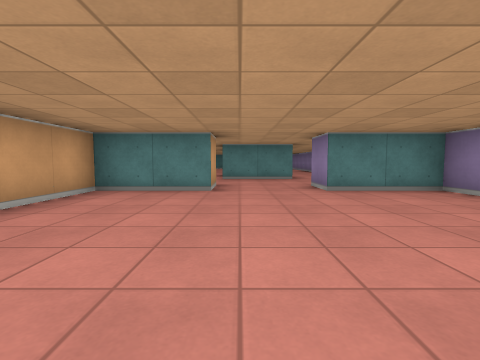
[1] (above)

15 first-person views from a walk through a cub3D level. The camera is about half as high as the walls, tilts 4° down and sees 85° across. The floor is counted in squares. Each view is taken from the middle of a square. On the plan, view 1 faces up. The plan holds only what a view shows up to about 9 squares ahead; the rest is blank.

[2]
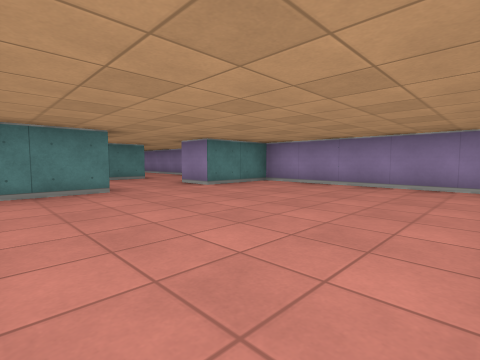

[3]
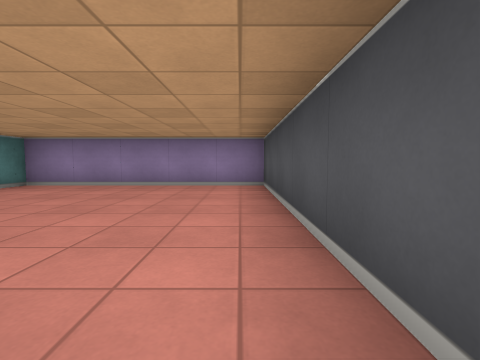

[4]
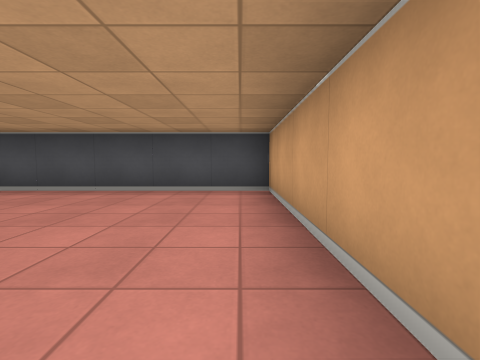

[5]
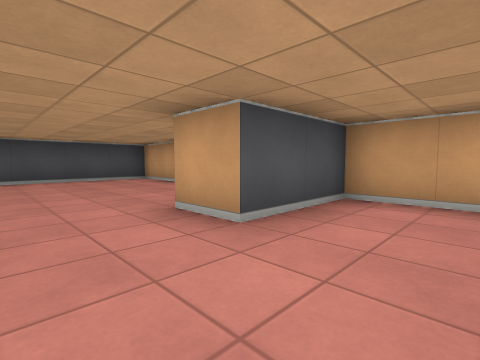

[6]
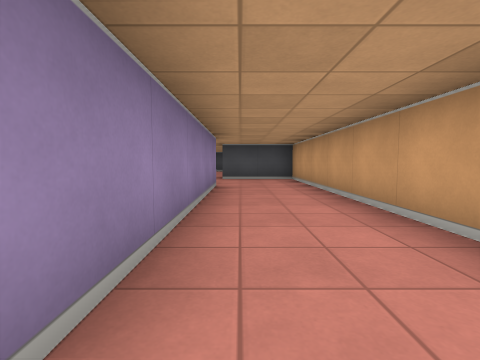

[7]
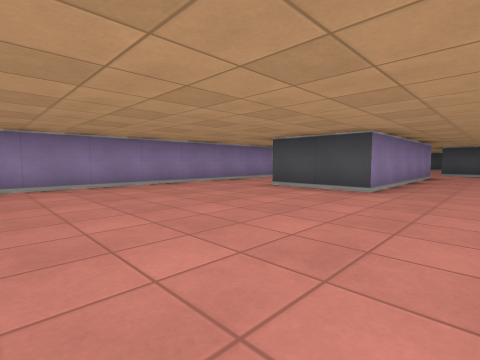

[8]
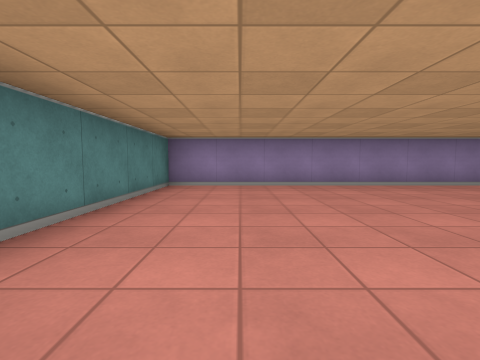

[9]
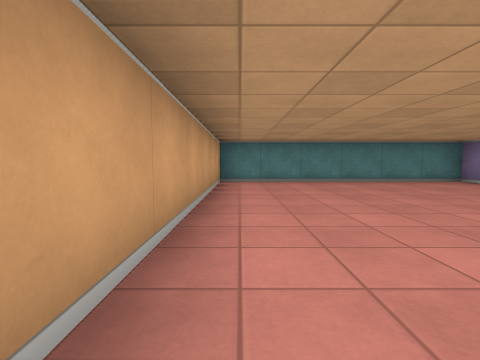

[10]
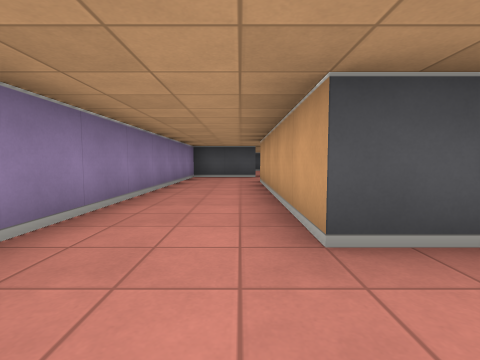

[11]
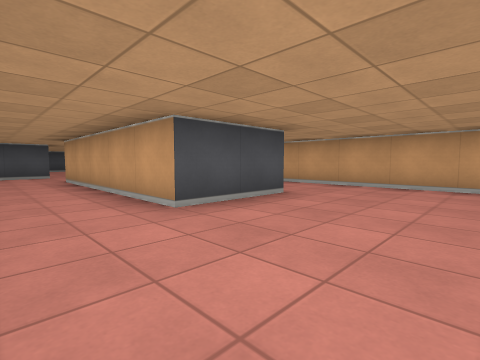

[12]
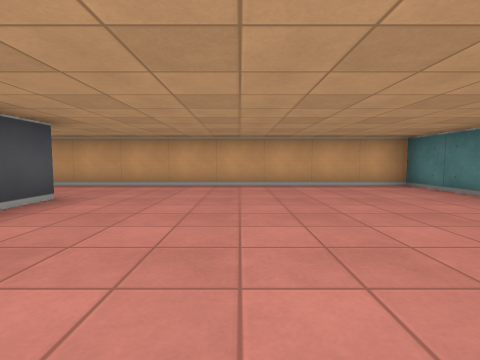

[13]
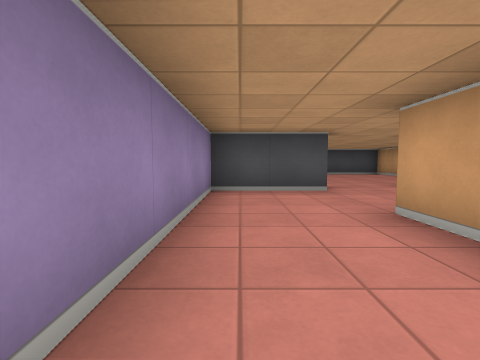

[14]
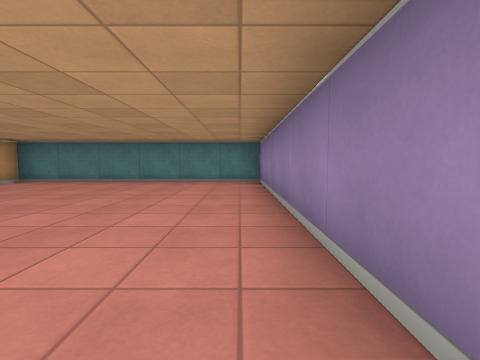

[15]
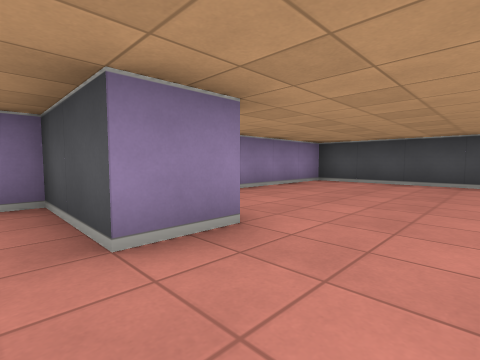

### Floor plan
Points are (right, up) in squares from view 1. A wall is a line through its corners. A room is listed if a view was taken in it or the views show most of it. See-through windows are left out.
Room 1 (views 1, 2, 3, 4)
walls: (-0.5, 5.5) (-0.5, 4.5) (-2.5, 4.5) (-2.5, -0.5) (3.5, -0.5) (3.5, 4.5) (1.5, 4.5) (1.5, 5.5)
ways out: opening at (0.5, 5) to room 2
Room 2 (views 5, 6, 7, 8, 9, 10, 11, 12, 13, 14, 15)
walls: (-0.5, 12.5) (1.5, 12.5) (1.5, 7.5) (-0.5, 7.5) (-0.5, 12.5); (1.5, 5.5) (3.5, 5.5) (3.5, 18.5) (-2.5, 18.5) (-2.5, 5.5) (-0.5, 5.5)
ways out: opening at (0.5, 5) to room 1

Where each view was taken, in squares from view 1:
view 1: 0 up, 0 right, facing up
view 2: 0 up, 2 left, facing up-right
view 3: 0 up, 2 left, facing right
view 4: 4 up, 2 left, facing down
view 5: 7 up, 1 right, facing down-left
view 6: 13 up, 1 left, facing down
view 7: 17 up, 2 left, facing down-right
view 8: 17 up, 2 left, facing right
view 9: 12 up, 2 left, facing up
view 10: 14 up, 2 right, facing down
view 11: 15 up, 3 right, facing down-left
view 12: 15 up, 3 right, facing left
view 13: 10 up, 3 right, facing down
view 14: 12 up, 3 right, facing up
view 15: 6 up, 0 right, facing down-right
